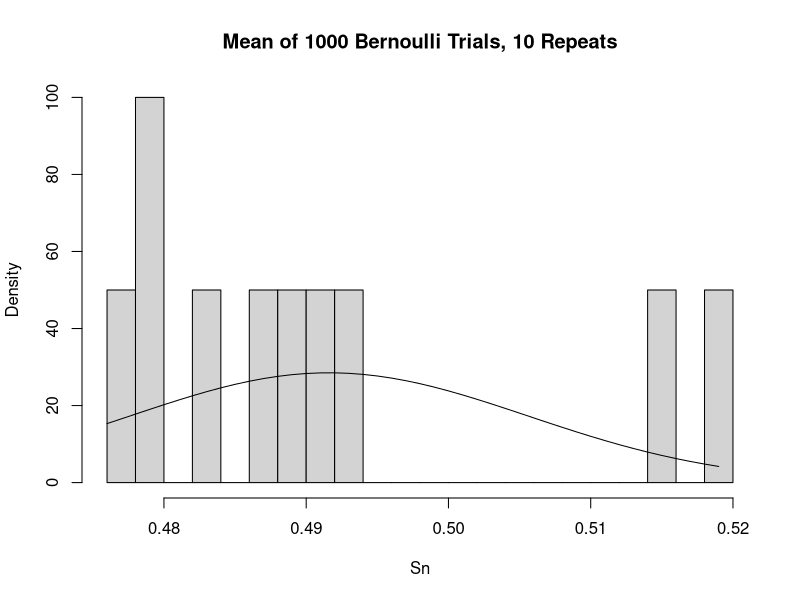
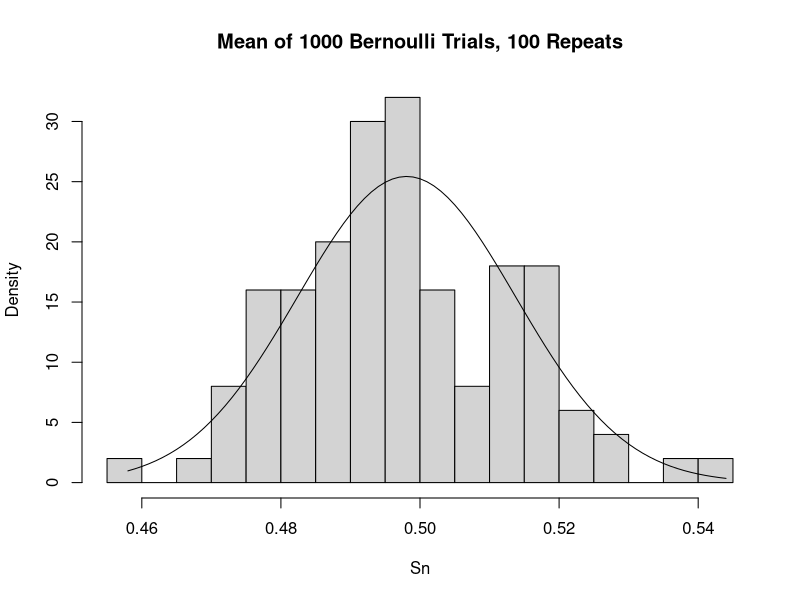
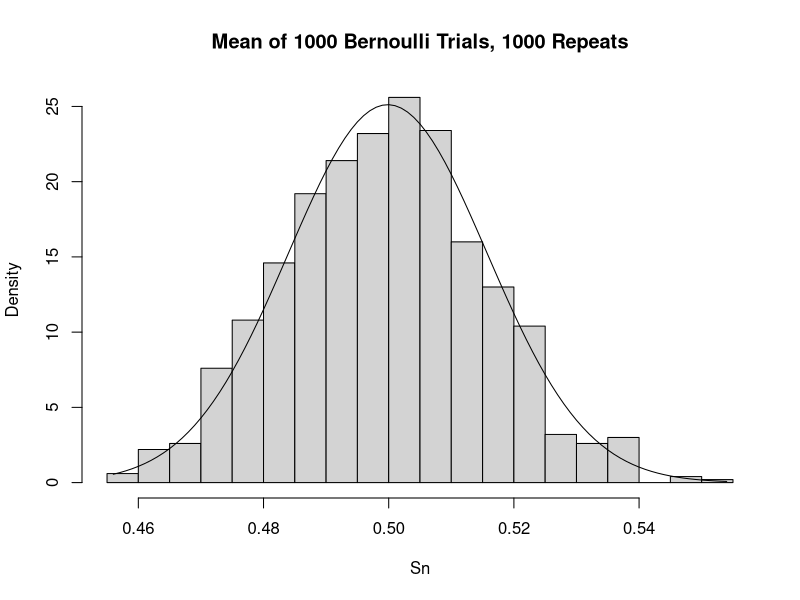
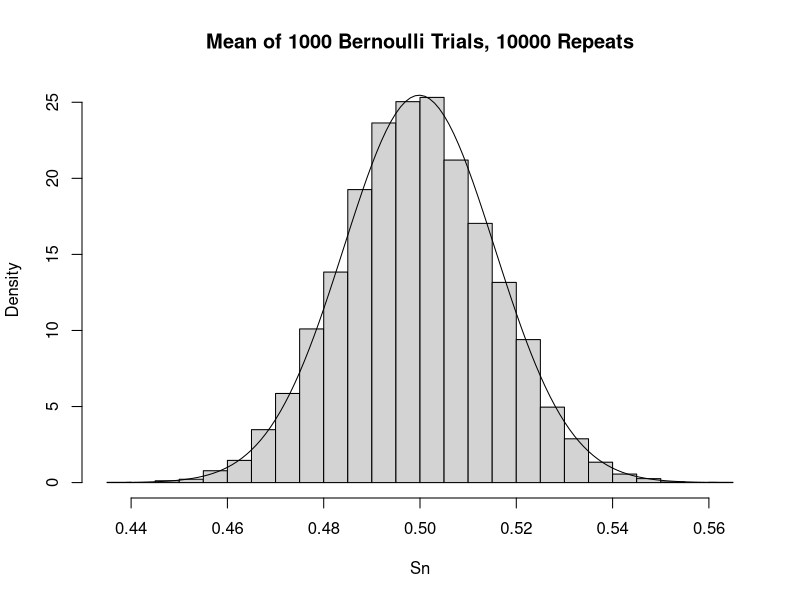
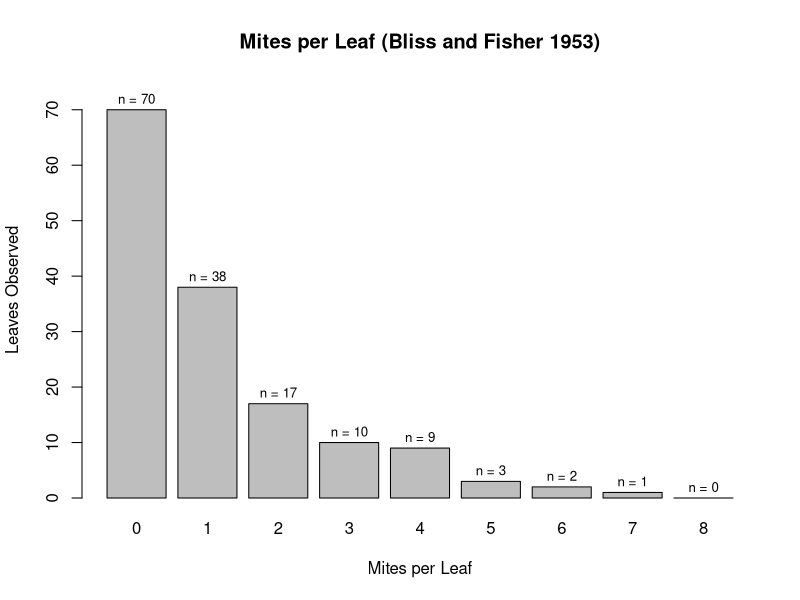
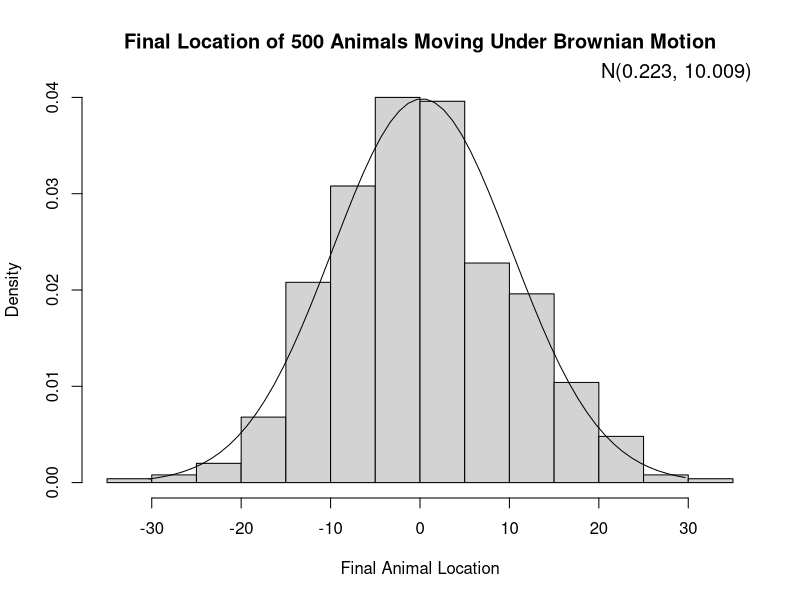
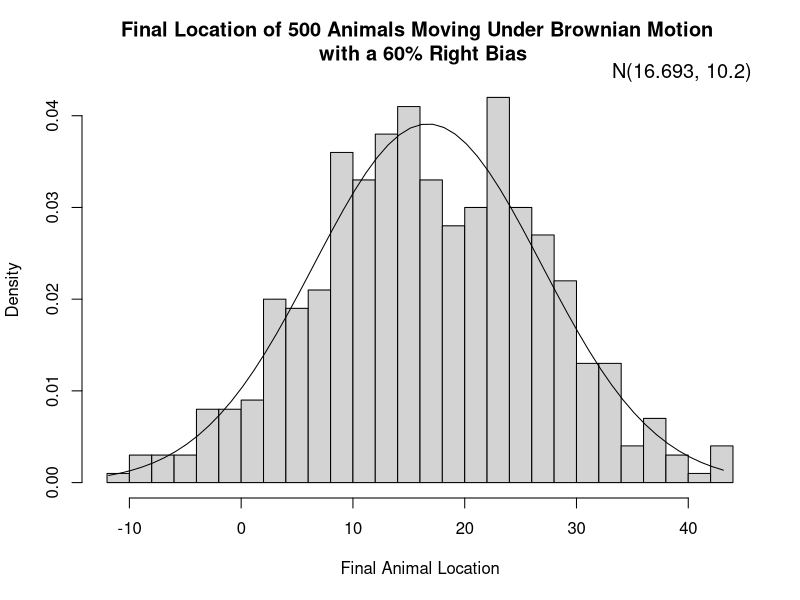

These figures' R source, in order:
## ---- chunk 1
knitr::opts_chunk$set(echo = TRUE)

library(knitr)
library(MASS)
## ---- chunk 2
x <- c(-1, 0, 1)
fx <- c("1/8", "6/8", "1/8")

kable(cbind("x" = x, 
            "f(x)" = fx))
## ---- chunk 3
# Define the test iterations of 1000 Bernoulli trials to be run
# Code only shows the first test, but replace n[#] with the desired value in
# nit to produce the second and third histograms.
nit <- c(10, 100, 1000, 10000)

# Matrix to catch n[#] iterations of 1000 coin flips
bern <- matrix(0, 
               nrow = nit[1], 
               ncol = 1000)

# Run the iterations
for (i in 1:nit[1]){
        bern[i,] <- rbinom(n = 1000,
                           size = 1,
                           prob = 0.5)
}

# Get the mean of each iteration
Sn <- rowMeans(bern)

# Fit the means to a normal distribution
fit <- fitdistr(Sn, "normal")

# Define x values to plot the pdf over
xVals <-  seq(from = min(Sn), 
               to = max(Sn), 
               by = 0.001
               )

# Make histogram
hist(x = Sn, 
     # To plot density so the pdf is scaled properly
     freq = FALSE,
     breaks = 30,
     main = "Mean of 1000 Bernoulli Trials, 10 Repeats"
     )

# Plot pdf
lines(xVals, dnorm(xVals, 
                   mean = fit$estimate[1],
                   sd = fit$estimate[2]
                   )
      )

## ---- chunk 4
# Report the log likelihood of this pdf
cat(paste("The log likelihood of the normal distribution ",
          paste("N(",
                round(fit$estimate[1], digits = 3),
                ", ",
                round(fit$estimate[2], digits = 3),
                ") ",
                sep = ""
                ),
          "is ",
          round(fit$loglik),
          ".",
          sep = ""
          )
    )
## ---- chunk 5
# Second Histogram

# Matrix to catch n[#] iterations of 1000 coin flips
bern <- matrix(0, 
               nrow = nit[2], 
               ncol = 1000)

# Run the iterations
for (i in 1:nit[2]){
        bern[i,] <- rbinom(n = 1000,
                           size = 1,
                           prob = 0.5)
}

# Get the mean of each iteration
Sn <- rowMeans(bern)

# Fit the means to a normal distribution
fit <- fitdistr(Sn, "normal")

# Define x values to plot the pdf over
xVals <-  seq(from = min(Sn), 
               to = max(Sn), 
               by = 0.001
               )

# Make histogram
hist(x = Sn, 
     # To plot density so the pdf is scaled properly
     freq = FALSE,
     breaks = 30,
     main = "Mean of 1000 Bernoulli Trials, 100 Repeats"
     )

# Plot pdf
lines(xVals, dnorm(xVals, 
                   mean = fit$estimate[1],
                   sd = fit$estimate[2]
                   )
      )

# Report the log likelihood of this pdf
cat(paste("The log likelihood of the normal distribution ",
          paste("N(",
                round(fit$estimate[1], digits = 3),
                ", ",
                round(fit$estimate[2], digits = 3),
                ") ",
                sep = ""
                ),
          "is ",
          round(fit$loglik),
          ".",
          sep = ""
          )
    )


# Third Histogram

# Matrix to catch n[#] iterations of 1000 coin flips
bern <- matrix(0, 
               nrow = nit[3], 
               ncol = 1000)

# Run the iterations
for (i in 1:nit[3]){
        bern[i,] <- rbinom(n = 1000,
                           size = 1,
                           prob = 0.5)
}

# Get the mean of each iteration
Sn <- rowMeans(bern)

# Fit the means to a normal distribution
fit <- fitdistr(Sn, "normal")

# Define x values to plot the pdf over
xVals <-  seq(from = min(Sn), 
               to = max(Sn), 
               by = 0.001
               )

# Make histogram
hist(x = Sn, 
     # To plot density so the pdf is scaled properly
     freq = FALSE,
     breaks = 30,
     main = "Mean of 1000 Bernoulli Trials, 1000 Repeats"
     )

# Plot pdf
lines(xVals, dnorm(xVals, 
                   mean = fit$estimate[1],
                   sd = fit$estimate[2]
                   )
      )

# Report the log likelihood of this pdf
cat(paste("The log likelihood of the normal distribution ",
          paste("N(",
                round(fit$estimate[1], digits = 3),
                ", ",
                round(fit$estimate[2], digits = 3),
                ") ",
                sep = ""
                ),
          "is ",
          round(fit$loglik),
          ".",
          sep = ""
          )
    )


# Fourth Histogram

# Matrix to catch n[#] iterations of 1000 coin flips
bern <- matrix(0, 
               nrow = nit[4], 
               ncol = 1000)

# Run the iterations
for (i in 1:nit[4]){
        bern[i,] <- rbinom(n = 1000,
                           size = 1,
                           prob = 0.5)
}

# Get the mean of each iteration
Sn <- rowMeans(bern)

# Fit the means to a normal distribution
fit <- fitdistr(Sn, "normal")

# Define x values to plot the pdf over
xVals <-  seq(from = min(Sn), 
               to = max(Sn), 
               by = 0.001
               )

# Make histogram
hist(x = Sn, 
     # To plot density so the pdf is scaled properly
     freq = FALSE,
     breaks = 30,
     main = "Mean of 1000 Bernoulli Trials, 10000 Repeats"
     )

# Plot pdf
lines(xVals, dnorm(xVals, 
                   mean = fit$estimate[1],
                   sd = fit$estimate[2]
                   )
      )

# Report the log likelihood of this pdf
cat(paste("The log likelihood of the normal distribution ",
          paste("N(",
                round(fit$estimate[1], digits = 3),
                ", ",
                round(fit$estimate[2], digits = 3),
                ") ",
                sep = ""
                ),
          "is ",
          round(fit$loglik),
          ".",
          sep = ""
          )
    )
## ---- chunk 6
integrate(f = function(x){2/(x+1)^3},
          lower = 0,
          upper = 3
          )
## ---- chunk 7
kable(rbind("Mites per Leaf" = c(0, 1, 2, 3, 4, 5, 6, 7, 8), 
            "Leaves Observed" = c(70, 38, 17, 10, 9, 3, 2, 1, 0)
            )
      )
## ---- chunk 8
# Define vectors of the mites per leaf and number of leaves observed
mites <- c(0, 1, 2, 3, 4, 5, 6, 7, 8)
leaves <- c(70, 38, 17, 10, 9, 3, 2, 1, 0)

# Make vector of the mites observed on each leaf
obs <- c()

for (i in 1:length(mites)) {
        temp <- rep(mites[i], leaves[i])
        obs <- c(obs, temp)
}
## ---- chunk 9
cat("lambda =", 
    round(mean(obs), 
          digits = 2)
    )

## ---- chunk 10
BlissFisher <- barplot(setNames(leaves, mites),
                       main = "Mites per Leaf (Bliss and Fisher 1953)",
                       xlab = "Mites per Leaf",
                       ylab = "Leaves Observed", 
                       ylim = c(0, 75)
                       )

text(BlissFisher, 
     leaves + 2, 
     paste("n =", leaves), 
     cex = 0.8
     )

## ---- chunk 11
cat("The standard deviation of the mites per leaf is ", 
    sd(obs), 
    ".", 
    sep = ""
    )

cat("The standard error of the mean mites per leaf is ", 
    sd(obs)/sqrt(length(obs)), 
    ".", 
    sep = ""
    )
## ---- chunk 12
# Define number of iterations
nit = 1000

# Create matrix to catch the 1000 trials
bootObs <- matrix(data = NA, 
                  nrow = nit, 
                  ncol = length(obs),
                  dimnames = list(c(1:nit),
                                  c(1:length(obs))
                                  )
                )

# Create 1000 more datasets sampling with replacement
for (i in 1:nit) {
        bootObs[i,] <- sample(x = obs,
                              size = length(obs),
                              replace = TRUE
                              )
}
## ---- chunk 13
cat("The standard error of the mean mites per leaf is ", 
    sd(rowMeans(bootObs)), 
    ".", 
    sep = ""
    )
## ---- chunk 14
# Define function that describes the movement of this animal over 100 steps
# Steps default value = 100 as defined by question, but other values can be
# substituted as needed
animal1 <- function(steps = 100){     
        # Vector of random distances, mean and sd as defined by N(mu = 0, sigma = 1)
        distance <- abs(rnorm(steps,
                              mean = 0,
                              sd = 1)
                        )
        
        # Vector to catch the true distances traveled (accounting for length and 
        # direction, where moving right is a positive movement and moving left 
        # is a negative movement)
        result <- c()

        # Loop to determine distance and direction of each step
        for (i in 1:steps){  
                # Conducting a Bernoulli trial to determine right (success)
                # or left (failure), then appending the distance traveled based
                # on the ith distance in the previously defined vector of
                # normally distributed random distances
                if(rbinom(n = 1, size = 1, prob = 0.5) == 1) {
                        result[i] <- distance[i]
                }
                else{
                        result[i] <- -distance[i]
                }
        }
        
        # Vector with distances the animal traveled
        return(result)
}

# Run the animal1() function for 500 animals
simAnimal1 <- matrix(data = 0,
                     nrow = 500,                    # Number of animals
                     ncol = 100,                    # Number of steps
                     dimnames = list(seq(1, 500),
                                     seq(1, 100)
                                     )
                     )

for (i in 1:nrow(simAnimal1)){
        simAnimal1[i,] <- animal1()
}

# Get the final location of each animal 
finalAnimal1 <- rowSums(simAnimal1)

# Fit normal distribution to the animal final locations
fit <- fitdistr(finalAnimal1, "normal")
## ---- chunk 15
xVals <-  seq(from = min(finalAnimal1), 
               to = max(finalAnimal1), 
               by = 1
               )

hist(finalAnimal1,
     freq = FALSE,
     xlab = "Final Animal Location",
     main = "Final Location of 500 Animals Moving Under Brownian Motion",
     breaks = 20
     )

lines(xVals, dnorm(xVals, 
                   mean = fit$estimate[1],
                   sd = fit$estimate[2]
                   )
      )

mtext(paste("N(", 
            round(fit$estimate[1], digits = 3), 
            ", ",
            round(fit$estimate[2], digits = 3),
            ") ",
            sep = ""
            ),
      side = 3,
      adj = 1,
      cex = 1.2
      )

## ---- chunk 16
# Define function that describes the movement of this animal over 100 steps
# Steps default value = 100 as defined by question, but other values can be
# substituted as needed
animal2 <- function(steps = 100){     
        # Vector of random distances, mean and sd as defined by N(mu = 0, sigma = 1)
        distance <- abs(rnorm(steps,
                              mean = 0,
                              sd = 1)
                        )
        
        # Vector to catch the true distances traveled (accounting for length and 
        # direction, where moving right is a positive movement and moving left 
        # is a negative movement)
        result <- c()

        # Loop to determine distance and direction of each step
        for (i in 1:steps){  
                # Conducting a Bernoulli trial to determine right (success)
                # or left (failure), assuming a 60% chance that the animal will
                # choose right instead of left, then appending the distance 
                # traveled based on the ith distance in the previously defined 
                # vector of normally distributed random distances
                if(rbinom(n = 1, size = 1, prob = 0.6) == 1) {
                        result[i] <- distance[i]
                }
                else{
                        result[i] <- -distance[i]
                }
        }
        
        # Vector with distances the animal traveled
        return(result)
}

# Run the animal1() function for 500 animals
simAnimal2 <- matrix(data = 0,
                     nrow = 500,                    # Number of animals
                     ncol = 100,                    # Number of steps
                     dimnames = list(seq(1, 500),
                                     seq(1, 100)
                                     )
                     )

for (i in 1:nrow(simAnimal2)){
        simAnimal2[i,] <- animal2()
}

# Get the final location of each animal 
finalAnimal2 <- rowSums(simAnimal2)

# Fit normal distribution to the animal final locations
fit <- fitdistr(finalAnimal2, "normal")
## ---- chunk 17
xVals <-  seq(from = min(finalAnimal2), 
               to = max(finalAnimal2), 
               by = 1
               )

hist(finalAnimal2,
     freq = FALSE,
     xlab = "Final Animal Location",
     main = "Final Location of 500 Animals Moving Under Brownian Motion \n with a 60% Right Bias",
     breaks = 20
     )

lines(xVals, dnorm(xVals, 
                   mean = fit$estimate[1],
                   sd = fit$estimate[2]
                   )
      )

mtext(paste("N(", 
            round(fit$estimate[1], digits = 3), 
            ", ",
            round(fit$estimate[2], digits = 3),
            ") ",
            sep = ""
            ),
      side = 3,
      adj = 1,
      cex = 1.2
      )

